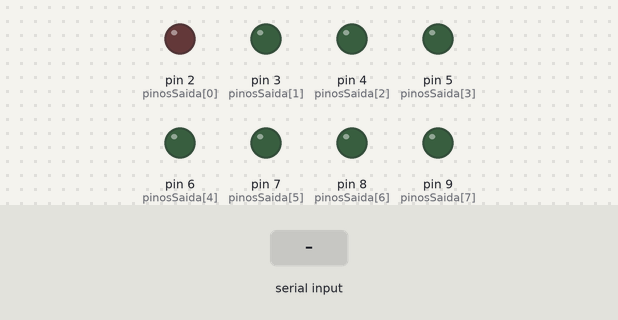
A sketch run on a simulated Arduino Uno, built with avr-gcc and run on an emulated ATmega328P. On the bench: output pins drawn as LEDs (lit = HIGH). Inputs (shaded band) come from the test bench. What the sketch prints to the serial monitor is not drawn.

Above: at 1.2 s.
1.3 s: "90,45\n" received over Serial
2.8 s: "30,150\n" received over Serial
At 3.3 s:
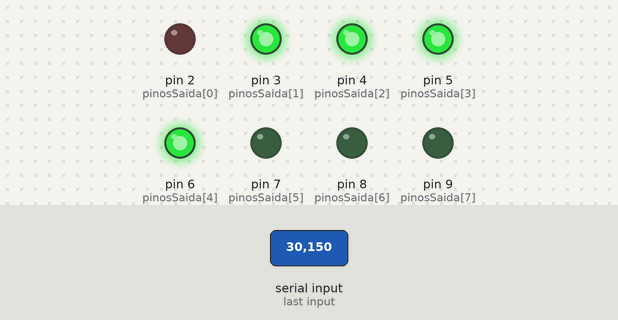
4.4 s: "200\n" received over Serial
Timing chart, 0 to 7.4 s (numbered marks = the images above; inputs shaded):
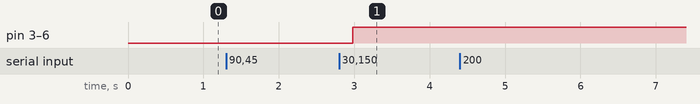

Measured:
- after the input at 1.3 s, every drawn part: stays the same
- after the input at 2.8 s, pin 3 (pinosSaida[1]), pin 4 (pinosSaida[2]), pin 5 (pinosSaida[3]), pin 6 (pinosSaida[4]): LOW → HIGH after 0.18 s
- after the input at 4.4 s, every drawn part: stays the same

The sketch:

sketch.ino
```cpp
// bit 7 (pino 2) = MSB,  bit 0 (pino 9) = LSB
const int pinosSaida[8] = {2, 3, 4, 5, 6, 7, 8, 9};

String inputBuffer = "";  // guarda o que o usuário digita até apertar Enter
int numeroA = -1;         // -1 significa "ainda não foi digitado"
int numeroB = -1;

void setup() {
  Serial.begin(9600);
  for (int i = 0; i < 8; i++) {
    pinMode(pinosSaida[i], OUTPUT);
    digitalWrite(pinosSaida[i], LOW); // começa tudo apagado
  }
  Serial.println("=== SOMADOR DE 7 BITS ===");
  Serial.println("Digite o numero A (0 a 127) e pressione Enter:");
}

// Acende os LEDs de acordo com os bits do valor
void exibirBinario(int valor) {
  for (int i = 0; i < 8; i++) {
    // bit 7 fica no pino 2, bit 0 fica no pino 9
    int bit = (valor >> (7 - i)) & 1;
    digitalWrite(pinosSaida[i], bit ? HIGH : LOW);
  }
}

// Imprime os bits no Serial
void imprimirBinario(int valor, int qtdBits) {
  for (int i = qtdBits - 1; i >= 0; i--) {
    Serial.print((valor >> i) & 1);
  }
}

void loop() {
  // Lê caractere por caractere até receber o Enter (\n)
  while (Serial.available()) {
    char c = Serial.read();

    if (c == '\n' || c == '\r') {
      // Enter pressionado — processa o que foi digitado
      inputBuffer.trim(); // remove espaços extras

      if (inputBuffer.length() == 0) return; // linha vazia, ignora

      int valor = inputBuffer.toInt();
      inputBuffer = ""; // limpa o buffer para a próxima entrada

      if (valor < 0 || valor > 127) {
        Serial.println("Erro! Use apenas valores entre 0 e 127.");
        return;
      }

      if (numeroA == -1) {
        // Ainda não temos o número A
        numeroA = valor;
        Serial.print("A = ");
        Serial.print(numeroA);
        Serial.print("  →  binario: ");
        imprimirBinario(numeroA, 7);
        Serial.println();
        Serial.println("Agora digite o numero B (0 a 127):");

      } else {
        // Já temos A, agora recebemos B
        numeroB = valor;
        int soma = numeroA + numeroB;

        Serial.println("─────────────────────────");
        Serial.print("A     = "); Serial.print(numeroA);
        Serial.print("  →  "); imprimirBinario(numeroA, 7); Serial.println();

        Serial.print("B     = "); Serial.print(numeroB);
        Serial.print("  →  "); imprimirBinario(numeroB, 7); Serial.println();

        Serial.print("A + B = "); Serial.print(soma);
        Serial.print("  →  "); imprimirBinario(soma, 8); Serial.println();

        if (soma > 127) {
          Serial.println(">> Carry! O bit 7 (LED vermelho) acendeu.");
        }
        Serial.println("─────────────────────────");

        exibirBinario(soma);

        // Reseta para nova operação
        numeroA = -1;
        numeroB = -1;
        Serial.println("Digite novo A:");
      }

    } else {
      // Ainda digitando — acumula o caractere no buffer
      inputBuffer += c;
    }
  }
}
```
